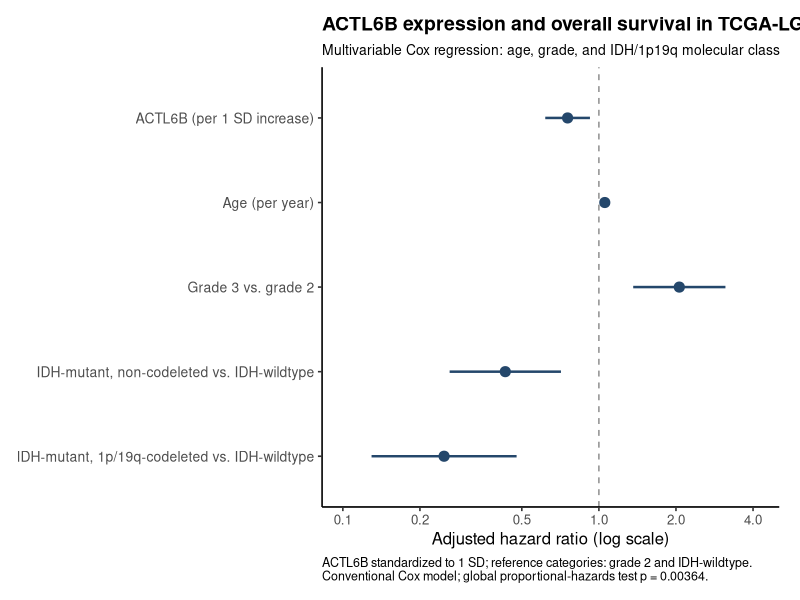

Generate this figure with R:
# ACTL6B | TCGA-LGG | Figure 3: molecularly adjusted Cox forest plot
# Source in RStudio. No downloads or additional analyses required.
# Values transcribed from the completed Cox model console output.
# Reference molecular class: IDH-wildtype; reference grade: G2.

if (!requireNamespace('ggplot2', quietly=TRUE)) stop('Install ggplot2 first.')
root <- 'C:/ACTL6B_TCGA_LGG'
outdir <- file.path(root, 'cox_TCGA_LGG')
dir.create(outdir, recursive=TRUE, showWarnings=FALSE)

results <- data.frame(
  term=c('ACTL6B (per 1 SD increase)', 'Age (per year)',
         'Grade 3 vs. grade 2', 'IDH-mutant, non-codeleted vs. IDH-wildtype',
         'IDH-mutant, 1p/19q-codeleted vs. IDH-wildtype'),
  HR=c(0.7547530, 1.0545280, 2.0612180, 0.4309584, 0.2485114),
  lower=c(0.6173627, 1.0376170, 1.3614890, 0.2612167, 0.1294487),
  upper=c(0.9227187, 1.0717146, 3.1207291, 0.7110004, 0.4770837),
  p=c(0.00600150, 1.219979e-10, 6.310894e-4, 9.834608e-4, 2.864758e-5)
)
results$term <- factor(results$term, levels=rev(results$term))
results$label <- sprintf('%.2f (%.2f–%.2f)', results$HR, results$lower, results$upper)
results$p_label <- ifelse(results$p < 0.001, formatC(results$p, format='e', digits=1), sprintf('%.3f', results$p))

p <- ggplot2::ggplot(results, ggplot2::aes(x=HR, y=term)) +
  ggplot2::geom_vline(xintercept=1, linetype='dashed', linewidth=0.5, color='grey55') +
  ggplot2::geom_segment(ggplot2::aes(x=lower, xend=upper, yend=term), linewidth=0.85, color='#24476B') +
  ggplot2::geom_point(size=3.1, color='#24476B') +
  ggplot2::scale_x_log10(breaks=c(0.1,0.2,0.5,1,2,4), limits=c(0.1,4.2)) +
  ggplot2::labs(x='Adjusted hazard ratio (log scale)', y=NULL,
                title='ACTL6B expression and overall survival in TCGA-LGG',
                subtitle='Multivariable Cox regression: age, grade, and IDH/1p19q molecular class',
                caption='ACTL6B standardized to 1 SD; reference categories: grade 2 and IDH-wildtype.\nConventional Cox model; global proportional-hazards test p = 0.00364.') +
  ggplot2::theme_classic(base_size=12) +
  ggplot2::theme(plot.title=ggplot2::element_text(face='bold', size=14),
                 plot.subtitle=ggplot2::element_text(size=10),
                 axis.text.y=ggplot2::element_text(size=10),
                 plot.caption=ggplot2::element_text(hjust=0, size=9),
                 plot.margin=ggplot2::margin(12,15,12,12))

png_file <- file.path(outdir, 'ACTL6B_Figure3_Molecularly_Adjusted_Cox_Forest.png')
pdf_file <- file.path(outdir, 'ACTL6B_Figure3_Molecularly_Adjusted_Cox_Forest.pdf')
csv_file <- file.path(outdir, 'ACTL6B_Figure3_Cox_Values.csv')
ggplot2::ggsave(png_file, plot=p, width=12, height=6.4, dpi=400, bg='white')
ggplot2::ggsave(pdf_file, plot=p, width=12, height=6.4, bg='white')
utils::write.csv(results, csv_file, row.names=FALSE)
print(p)
cat('\nFigure 3 saved:\n', png_file, '\n', pdf_file, '\n', csv_file, '\n', sep='')
